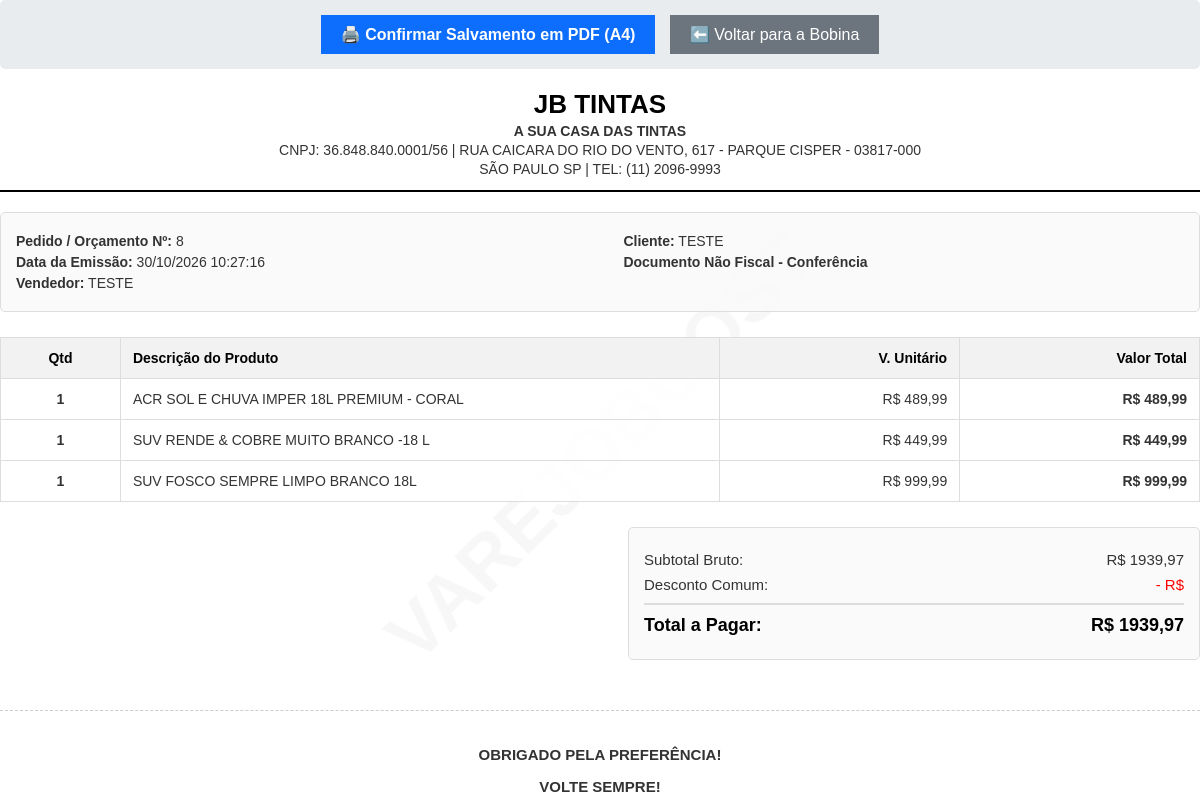
Screenshot of /venda/cupom-a4/8/ with the database file from the repository.
### inventario/models/vendas/venda_models.py (models this page shows, shortened)
class Vendas(models.Model):
    STATUS_CHOICES = [
        ('VENDA', 'Venda Finalizada'),
        ('ORCAMENTO', 'Orçamento'),
        ('CANCELADA', 'Cancelada'),
    ]
    data_venda = models.DateTimeField(default=timezone.now)
    valor_total = models.DecimalField(max_digits=10, decimal_places=2, default=0.00)
    valor_desconto = models.DecimalField(max_digits=10, decimal_places=2, default=0.00)
    pontos_resgatados = models.DecimalField(max_digits=10, decimal_places=2, default=0.00)
    valor_desconto_pontos = models.DecimalField(max_digits=10, decimal_places=2, default=0.00)
    vendedor = models.CharField(max_length=100, blank=True, null=True)
    valor_comissao = models.DecimalField(max_digits=10, decimal_places=2, default=0.00)
    cliente = models.ForeignKey('inventario.Clientes', on_delete=models.SET_NULL, null=True, blank=True, related_name='compras_feitas')
    indicante = models.ForeignKey('inventario.Clientes', on_delete=models.SET_NULL, null=True, blank=True, related_name='indicacoes_realizadas')
    cupom_texto = models.TextField(blank=True, null=True)
    status = models.CharField(max_length=20, choices=STATUS_CHOICES, default='VENDA')

### inventario/models/clientes/cliente_models.py (models this page shows, shortened)
class Clientes(models.Model):
    nome = models.CharField(max_length=150)
    telefone = models.CharField(max_length=50, blank=True, null=True)
    cpf = models.CharField(max_length=20, blank=True, null=True)
    cep = models.CharField(max_length=20, blank=True, null=True)
    rua = models.CharField(max_length=200, blank=True, null=True)
    numero = models.CharField(max_length=50, blank=True, null=True)
    complemento = models.CharField(max_length=150, blank=True, null=True)
    bairro = models.CharField(max_length=100, blank=True, null=True)
    cidade = models.CharField(max_length=100, blank=True, null=True)
    estado = models.CharField(max_length=2, blank=True, null=True)
    tipo = models.CharField(max_length=50, default="CLIENTE")
    pontos = models.DecimalField(max_digits=10, decimal_places=2, default=0.00)
    class Meta:
        db_table = 'clientes'

### inventario/views/vendas/relatorios_views.py (the view)
# urls.py: path('venda/cupom-a4/<int:id>/', relatorios_views.imprimir_cupom_a4, name='imprimir_cupom_a4'),
def imprimir_cupom_a4(request, id):
    venda = get_object_or_404(Vendas, id=id)
    try:
        carrinho = json.loads(venda.cupom_texto) if venda.cupom_texto else []
    except (ValueError, TypeError):
        carrinho = []
    subtotal_bruto = 0.0
    for item in carrinho:
        preco = float(item.get('preco', 0))
        qtd = int(item.get('qtd', 1))
        item['total_linha'] = preco * qtd
        subtotal_bruto += item['total_linha']
    contexto = {
        'venda': venda,
        'carrinho': carrinho,
        'itens': carrinho,
        'subtotal_bruto': subtotal_bruto
    }
    return render(request, 'inventario/cupom_a4.html', contexto)

### inventario/templates/inventario/cupom_a4.html (shortened to what this page needs)
<!DOCTYPE html>
<html lang="pt-br">
<head>
</head>
<body onload="window.print()">
    <div class="watermark">VAREJOBOOST</div>
    <div class="no-print" style="text-align: center; margin-bottom: 20px; padding: 15px; background: #e9ecef; border-radius: 5px;">
        <button onclick="window.print()" style="padding: 10px 20px; background: #0d6efd; color: white; border: none; font-weight: bold; cursor: pointer; font-size: 16px;">🖨️ Confirmar Salvamento em PDF (A4)</button>
        <button onclick="window.location.href='/cupom/{{ venda.id }}/'" style="padding: 10px 20px; background: #6c757d; color: white; border: none; cursor: pointer; margin-left: 10px; font-size: 16px;">⬅️ Voltar para a Bobina</button>
    </div>
    <div class="header">
        <h1>JB TINTAS</h1>
        <p><strong>A SUA CASA DAS TINTAS</strong></p>
        <p>CNPJ: 36.848.840.0001/56 | RUA CAICARA DO RIO DO VENTO, 617 - PARQUE CISPER - 03817-000</p>
        <p>SÃO PAULO SP | TEL: (11) 2096-9993</p>
    </div>
    <div class="info-section">
        <div class="info-box">
            <p><strong>Pedido / Orçamento Nº:</strong> {{ venda.id }}</p>
            <p><strong>Data da Emissão:</strong> {{ venda.data_venda|date:"d/m/Y H:i:s" }}</p>
            <p><strong>Vendedor:</strong> {{ venda.vendedor|upper }}</p>
        </div>
        <div class="info-box">
            <p><strong>Cliente:</strong> {{ venda.cliente.nome|default:"CONSUMIDOR FINAL"|upper }}</p>
            <p><strong>Documento Não Fiscal - Conferência</strong></p>
        </div>
    </div>
    <table>
        <thead>
            <tr>
                <th style="width: 10%; text-align: center;">Qtd</th>
                <th style="width: 50%;">Descrição do Produto</th>
                <th class="text-right" style="width: 20%;">V. Unitário</th>
                <th class="text-right" style="width: 20%;">Valor Total</th>
            </tr>
        </thead>
        <tbody>
            {% for item in itens %}
            <tr>
                <td class="text-center"><strong>{{ item.qtd }}</strong></td>
                <td>{{ item.nome|upper }}</td>
                <td class="text-right">R$ {{ item.preco|floatformat:2 }}</td>
                <td class="text-right"><strong>R$ {{ item.total_linha|floatformat:2 }}</strong></td>
            </tr>
            {% endfor %}
        </tbody>
    </table>
    <div class="totals-container">
        <div class="totals">
            <p><span>Subtotal Bruto:</span> <span>R$ {{ subtotal_bruto|floatformat:2 }}</span></p>
            <p><span>Desconto Comum:</span> <span style="color: red;">- R$ {{ venda.valor_desconto|add:"-"|add:venda.valor_desconto_pontos|floatformat:2 }}</span></p>
            <p class="final"><span>Total a Pagar:</span> <span>R$ {{ venda.valor_total|floatformat:2 }}</span></p>
        </div>
    </div>
    <div class="footer">
        <p>OBRIGADO PELA PREFERÊNCIA!</p>
        <p>VOLTE SEMPRE!</p>
    </div>
</body>
</html>

### inventario/templates/inventario/cupom_a4.html (style rules this page uses)
body { font-family: Arial, sans-serif; color: #333; margin: 0; padding: 0; position: relative; z-index: 1; }
.watermark { position: fixed; top: 55%; left: 50%; transform: translate(-50%, -50%) rotate(-45deg); font-size: 75px; font-weight: bold; color: rgba(0, 0, 0, 0.03); z-index: -1; pointer-events: none; user-select: none; white-space: nowrap; }
.header { text-align: center; margin-bottom: 20px; border-bottom: 2px solid #000; padding-bottom: 10px; }
.header h1 { margin: 0; font-size: 26px; color: #000; }
.header p { margin: 3px 0; font-size: 14px; }
.info-section { display: flex; justify-content: space-between; margin-bottom: 25px; border: 1px solid #ddd; padding: 15px; border-radius: 5px; background-color: rgba(249, 249, 249, 0.8); }
.info-box { width: 48%; }
.info-box p { margin: 5px 0; font-size: 14px; }
table { width: 100%; border-collapse: collapse; margin-bottom: 25px; background-color: rgba(255, 255, 255, 0.8); }
th, td { border: 1px solid #ddd; padding: 12px; text-align: left; font-size: 14px; }
th { background-color: #f2f2f2; font-weight: bold; color: #000; }
.text-right { text-align: right; }
.text-center { text-align: center; }
.totals-container { display: flex; justify-content: flex-end; }
.totals { width: 45%; border: 1px solid #ddd; padding: 15px; border-radius: 5px; background-color: rgba(249, 249, 249, 0.8); }
.totals p { justify-content: space-between; display: flex; margin: 8px 0; font-size: 15px; }
.totals .final { font-size: 18px; font-weight: bold; border-top: 2px solid #ddd; padding-top: 10px; margin-top: 10px; color: #000; }
.footer { text-align: center; margin-top: 50px; font-size: 15px; font-weight: bold; clear: both; padding-top: 20px; border-top: 1px dashed #ccc; }

### rows the page displays
Vendas: id "8", data_venda "30/10/2026 10:27:16", vendedor "TESTE", cliente.nome "TESTE", valor_total "1939,97"

### other values shown
{{ item.qtd }} "1" "1" "1"
{{ item.nome|upper }} "ACR SOL E CHUVA IMPER 18L PREMIUM - CORAL" "SUV RENDE & COBRE MUITO BRANCO -18 L" "SUV FOSCO SEMPRE LIMPO BRANCO 18L"
{{ item.preco|floatformat:2 }} "489,99" "449,99" "999,99"
{{ item.total_linha|floatformat:2 }} "489,99" "449,99" "999,99"
{{ subtotal_bruto|floatformat:2 }} "1939,97"
